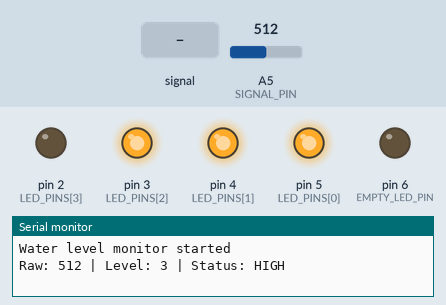
Bench run of a sketch on a simulated Arduino Uno, built with avr-gcc and run on an emulated ATmega328P. On the bench: output pins drawn as LEDs (lit = HIGH), the last lines printed to the serial monitor. Dashed ring = blinking. The inputs (shaded band) are chosen by the test bench; at power-on: A5 (SIGNAL_PIN) = 512. Pins used as bus, display or sensor lines are not drawn.

Above: at 1.8 s.
1.9 s: A5 (SIGNAL_PIN) fed a 200 Hz sine of ±255 counts around its level
At 2.8 s:
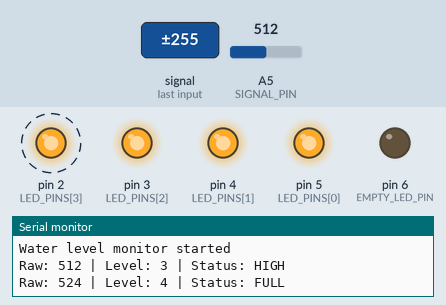
4.9 s: A5 (SIGNAL_PIN) set to 408
6.5 s: A5 (SIGNAL_PIN) set to 376
At 8.0 s:
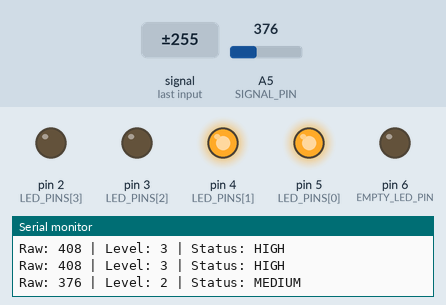
8.5 s: A5 (SIGNAL_PIN) set to 268
10.2 s: A5 (SIGNAL_PIN) set to 243
At 12.2 s:
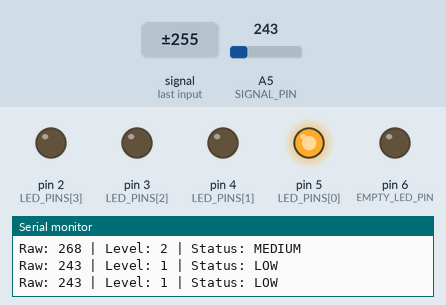
12.5 s: A5 (SIGNAL_PIN) set to 141
14.2 s: A5 (SIGNAL_PIN) set to 116
At 15.4 s:
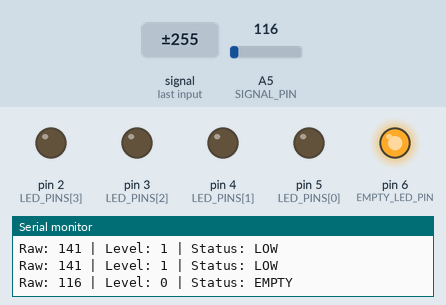
Timing chart, 0 to 17.2 s (numbered marks = the images above; inputs shaded):
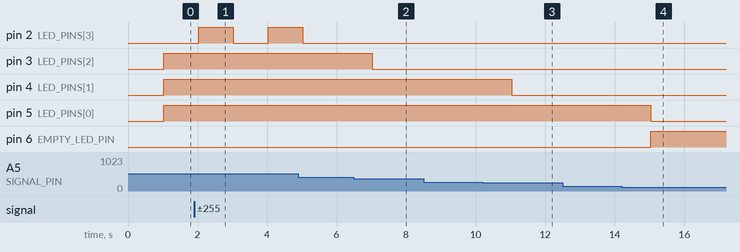

The sketch:

main.ino
```cpp
/*
 * Water Level Sensor with LED Bar Graph and Empty Warning LED
 *
 * Sensor:
 *    POWER_PIN  -> sensor VCC
 *    SIGNAL_PIN -> sensor signal output
 *
 * LEDs:
 *    D2 -> full / highest level LED
 *    D3 -> next level down
 *    D4 -> next level down
 *    D5 -> lowest non-empty level LED
 *    D6 -> red empty LED
 *
 * Example wiring:
 *
 *    Arduino Pin   Purpose
 *    D7            Sensor power
 *    A5            Sensor signal
 *    D2            Full / highest level LED
 *    D3            High level LED
 *    D4            Medium level LED
 *    D5            Low level LED
 *    D6            Red empty LED
 */

#include <Arduino.h>

constexpr uint8_t POWER_PIN = 7;
constexpr uint8_t SIGNAL_PIN = A5;

constexpr uint8_t EMPTY_LED_PIN = 6;

/*
 * Calibrate these values for your actual sensor.
 *
 * SENSOR_MIN should be the raw analog value when the sensor is dry.
 * SENSOR_MAX should be the raw analog value at your desired "full" water level.
 */
constexpr uint16_t SENSOR_MIN = 0;
constexpr uint16_t SENSOR_MAX = 521;

constexpr uint8_t LEVEL_MIN = 0;
constexpr uint8_t LEVEL_MAX = 4;

/*
 * LED pins used as a bar graph.
 *
 * Important:
 *   This array is ordered from LOWEST non-empty level to HIGHEST level.
 *
 * Physical layout:
 *   D2 = full / highest
 *   D3 = high
 *   D4 = medium
 *   D5 = low
 *
 * Code order:
 *   D5 turns on first at level 1.
 *   D2 turns on last at level 4.
 */
const uint8_t LED_PINS[] = {5, 4, 3, 2};
constexpr uint8_t LED_COUNT = sizeof(LED_PINS) / sizeof(LED_PINS[0]);

/*
 * Reading settings.
 */
constexpr unsigned long READ_INTERVAL_MS = 1000;
constexpr uint8_t SENSOR_SETTLE_MS = 10;
constexpr uint8_t SAMPLE_COUNT = 10;
constexpr uint8_t SAMPLE_DELAY_MS = 2;

unsigned long lastReadMs = 0;

/**
 * Reads the water sensor using multiple samples and returns the averaged raw value.
 */
uint16_t readWaterSensor() {
  uint32_t total = 0;

  digitalWrite(POWER_PIN, HIGH);
  delay(SENSOR_SETTLE_MS);

  for (uint8_t i = 0; i < SAMPLE_COUNT; i++) {
    total += analogRead(SIGNAL_PIN);
    delay(SAMPLE_DELAY_MS);
  }

  digitalWrite(POWER_PIN, LOW);

  return static_cast<uint16_t>(total / SAMPLE_COUNT);
}

/**
 * Converts the raw analog sensor value into a water level from 0 to 4.
 */
uint8_t valueToLevel(uint16_t rawValue) {
  const long clampedValue = constrain(
    static_cast<long>(rawValue),
    static_cast<long>(SENSOR_MIN),
    static_cast<long>(SENSOR_MAX)
  );

  const long mappedLevel = map(
    clampedValue,
    SENSOR_MIN,
    SENSOR_MAX,
    LEVEL_MIN,
    LEVEL_MAX
  );

  return static_cast<uint8_t>(
    constrain(
      mappedLevel,
      static_cast<long>(LEVEL_MIN),
      static_cast<long>(LEVEL_MAX)
    )
  );
}

/**
 * Updates the LEDs based on the current water level.
 *
 * If level is 0:
 *   - red empty LED turns on
 *   - all level LEDs turn off
 *
 * If level is 1-4:
 *   - red empty LED turns off
 *   - level LEDs act like a bar graph
 *
 * Level behavior:
 *   Level 0 = D6
 *   Level 1 = D5
 *   Level 2 = D5, D4
 *   Level 3 = D5, D4, D3
 *   Level 4 = D5, D4, D3, D2
 */
void updateWaterLevelLeds(uint8_t level) {
  digitalWrite(EMPTY_LED_PIN, level == 0 ? HIGH : LOW);

  for (uint8_t i = 0; i < LED_COUNT; i++) {
    digitalWrite(LED_PINS[i], i < level ? HIGH : LOW);
  }
}

/**
 * Returns a human-readable status string for the current water level.
 */
const char *levelToStatus(uint8_t level) {
  switch (level) {
    case 0:
      return "EMPTY";
    case 1:
      return "LOW";
    case 2:
      return "MEDIUM";
    case 3:
      return "HIGH";
    case 4:
      return "FULL";
    default:
      return "UNKNOWN";
  }
}

/**
 * Prints the current sensor status to the serial monitor.
 */
void printWaterStatus(uint16_t rawValue, uint8_t level) {
  Serial.print(F("Raw: "));
  Serial.print(rawValue);

  Serial.print(F(" | Level: "));
  Serial.print(level);

  Serial.print(F(" | Status: "));
  Serial.println(levelToStatus(level));
}

void setup() {
  Serial.begin(9600);

  pinMode(POWER_PIN, OUTPUT);
  digitalWrite(POWER_PIN, LOW);

  pinMode(EMPTY_LED_PIN, OUTPUT);
  digitalWrite(EMPTY_LED_PIN, LOW);

  for (uint8_t i = 0; i < LED_COUNT; i++) {
    pinMode(LED_PINS[i], OUTPUT);
    digitalWrite(LED_PINS[i], LOW);
  }

  Serial.println(F("Water level monitor started"));
}

void loop() {
  const unsigned long now = millis();

  if (now - lastReadMs >= READ_INTERVAL_MS) {
    lastReadMs = now;

    const uint16_t rawValue = readWaterSensor();
    const uint8_t level = valueToLevel(rawValue);

    updateWaterLevelLeds(level);
    printWaterStatus(rawValue, level);
  }
}
```

Measured:
- the behaviour switches between 391 and 390 on A5 (SIGNAL_PIN) (found by bisection; images 1 and 2)
- the behaviour switches between 261 and 260 on A5 (SIGNAL_PIN) (found by bisection; images 2 and 3)
- the behaviour switches between 131 and 130 on A5 (SIGNAL_PIN) (found by bisection; images 3 and 4)
- after the input at 1.9 s, pin 2 (LED_PINS[3]): LOW → HIGH after 0.13 s, → LOW 1.0 s later, → HIGH 1.0 s later
- after the input at 6.5 s, pin 3 (LED_PINS[2]): HIGH → LOW after 0.53 s
- after the input at 10.2 s, pin 4 (LED_PINS[1]): HIGH → LOW after 0.83 s
- after the input at 14.2 s, pin 5 (LED_PINS[0]): HIGH → LOW after 0.83 s; pin 6 (EMPTY_LED_PIN): LOW → HIGH after 0.83 s
